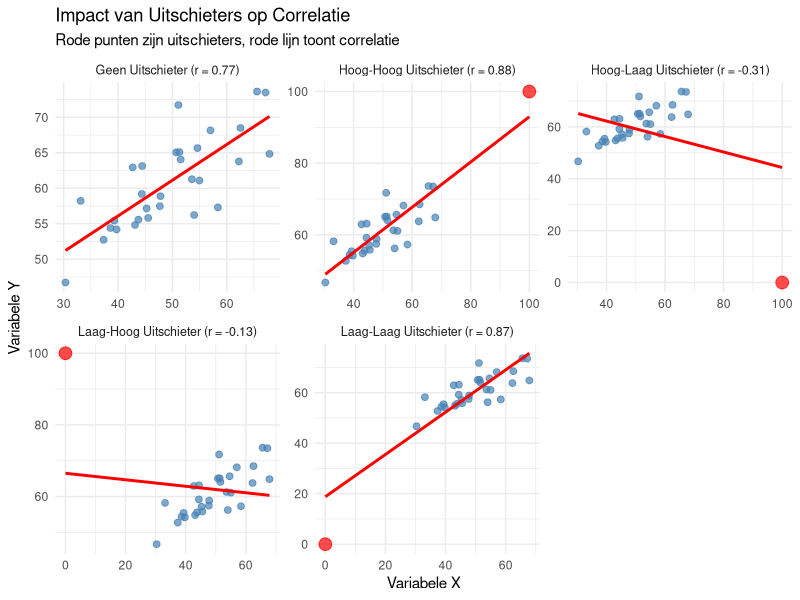
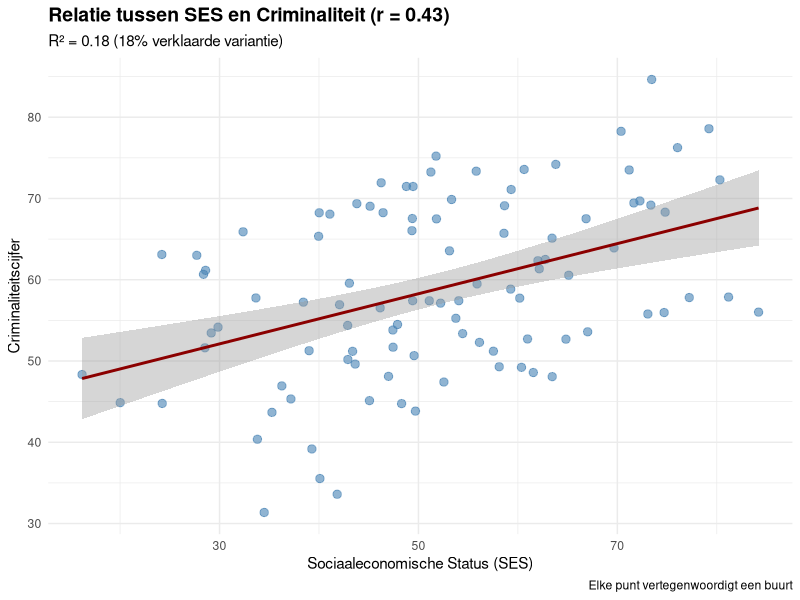
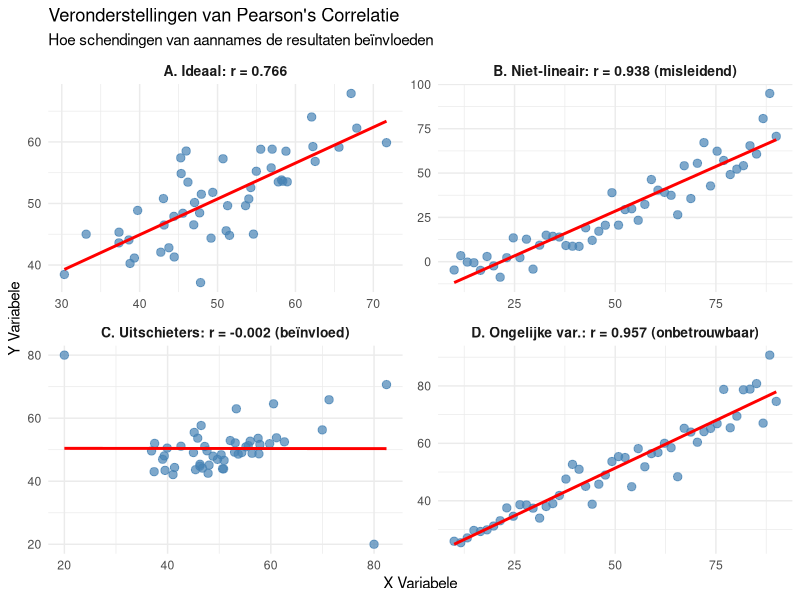

These figures' R source, in order:
# Generate Final Images for Dodona Correlation Exercises (Part 3)

library(ggplot2)
library(dplyr)
library(gridExtra)

# ============================================================================
# IMAGE 3.19: Uitschieter Impact (Q19)
# ============================================================================
set.seed(123)
n <- 30
x_basis <- rnorm(n, 50, 10)
y_basis <- 0.7 * scale(x_basis)[,1] * 8 + rnorm(n, 60, 5)

# Maak datasets met verschillende uitschieters
x_uitschieter1 <- c(x_basis, 100)  # hoog-hoog (rechts boven)
y_uitschieter1 <- c(y_basis, 100)

x_uitschieter2 <- c(x_basis, 0)    # laag-laag (links onder)
y_uitschieter2 <- c(y_basis, 0)

x_uitschieter3 <- c(x_basis, 100)  # hoog-laag (rechts onder)
y_uitschieter3 <- c(y_basis, 0)

x_uitschieter4 <- c(x_basis, 0)    # laag-hoog (links boven)
y_uitschieter4 <- c(y_basis, 100)

# Bereken correlaties
cor1 <- round(cor(x_uitschieter1, y_uitschieter1), 2)
cor2 <- round(cor(x_uitschieter2, y_uitschieter2), 2)
cor3 <- round(cor(x_uitschieter3, y_uitschieter3), 2)
cor4 <- round(cor(x_uitschieter4, y_uitschieter4), 2)
cor_basis <- round(cor(x_basis, y_basis), 2)

# Combineer in één dataframe voor plotten
uitschieter_data <- data.frame(
  dataset = rep(c("Geen Uitschieter", "Hoog-Hoog Uitschieter", 
                 "Laag-Laag Uitschieter", "Hoog-Laag Uitschieter", 
                 "Laag-Hoog Uitschieter"), each=n+1),
  x = c(x_basis, NA, x_uitschieter1, x_uitschieter2, x_uitschieter3, x_uitschieter4),
  y = c(y_basis, NA, y_uitschieter1, y_uitschieter2, y_uitschieter3, y_uitschieter4),
  uitschieter = c(rep(FALSE, n), TRUE, rep(c(rep(FALSE, n), TRUE), 4))
)

# Verwijder de NA rij
uitschieter_data <- uitschieter_data[!is.na(uitschieter_data$x),]

# Voeg correlatie informatie toe
dataset_labels <- c(
  "Geen Uitschieter" = paste0("Geen Uitschieter (r = ", cor_basis, ")"),
  "Hoog-Hoog Uitschieter" = paste0("Hoog-Hoog Uitschieter (r = ", cor1, ")"),
  "Laag-Laag Uitschieter" = paste0("Laag-Laag Uitschieter (r = ", cor2, ")"),
  "Hoog-Laag Uitschieter" = paste0("Hoog-Laag Uitschieter (r = ", cor3, ")"),
  "Laag-Hoog Uitschieter" = paste0("Laag-Hoog Uitschieter (r = ", cor4, ")")
)

uitschieter_data$dataset_labeled <- dataset_labels[uitschieter_data$dataset]

p3.19 <- ggplot(uitschieter_data, aes(x = x, y = y, color = uitschieter)) +
  geom_point(size = ifelse(uitschieter_data$uitschieter, 4, 2), alpha = 0.7) +
  geom_smooth(method = "lm", se = FALSE, color = "red", formula = y ~ x) +
  scale_color_manual(values = c("FALSE" = "steelblue", "TRUE" = "red")) +
  facet_wrap(~ dataset_labeled, scales = "free", ncol = 3) +
  labs(
    title = "Impact van Uitschieters op Correlatie",
    subtitle = "Rode punten zijn uitschieters, rode lijn toont correlatie",
    x = "Variabele X",
    y = "Variabele Y"
  ) +
  theme_minimal() +
  theme(legend.position = "none",
        strip.text = element_text(size = 9))

ggsave("dodona_images/question_3.19.png", p3.19, width = 12, height = 8, dpi = 300)

# ============================================================================
# IMAGE 3.21: Interpretatie Correlatie (Q21)
# ============================================================================
set.seed(456)
n <- 100

# Genereer data met r = 0.40
x <- rnorm(n, 50, 15)
y <- 0.40 * scale(x)[,1] * 12 + rnorm(n, 60, 10)

# Bereken daadwerkelijke correlatie
actual_r <- round(cor(x, y), 2)
r_squared <- round(actual_r^2, 2)

correlation_data <- data.frame(
  SES = x,
  Criminaliteit = y
)

p3.21 <- ggplot(correlation_data, aes(x = SES, y = Criminaliteit)) +
  geom_point(color = "steelblue", size = 2.5, alpha = 0.6) +
  geom_smooth(method = "lm", se = TRUE, color = "darkred", formula = y ~ x) +
  labs(
    title = paste0("Relatie tussen SES en Criminaliteit (r = ", actual_r, ")"),
    subtitle = paste0("R² = ", r_squared, " (", round(r_squared * 100, 1), "% verklaarde variantie)"),
    x = "Sociaaleconomische Status (SES)",
    y = "Criminaliteitscijfer",
    caption = "Elke punt vertegenwoordigt een buurt"
  ) +
  theme_minimal() +
  theme(plot.title = element_text(size = 14, face = "bold"))

ggsave("dodona_images/question_3.21.png", p3.21, width = 10, height = 6, dpi = 300)

# ============================================================================
# IMAGE 3.23: Correlatie Aannames (Q23)
# ============================================================================
set.seed(123)
n <- 50

# Dataset 1: Voldoet aan alle aannames (ideaal)
x1 <- rnorm(n, 50, 10)
y1 <- 20 + 0.6*x1 + rnorm(n, 0, 5)
data1 <- data.frame(x = x1, y = y1, type = "A. Ideaal: Lineair, Normaal, Geen Uitschieters")

# Dataset 2: Niet-lineaire relatie (schending lineariteit)
x2 <- seq(10, 90, length.out = n)
y2 <- 0.01*x2^2 + rnorm(n, 0, 8)
data2 <- data.frame(x = x2, y = y2, type = "B. Schending: Niet-lineaire Relatie")

# Dataset 3: Extreme uitschieters (schending normaliteit/robuustheid)
x3 <- rnorm(n-2, 50, 10)
y3 <- 20 + 0.6*x3 + rnorm(n-2, 0, 5)
x3 <- c(x3, 80, 20)  # Voeg uitschieters toe
y3 <- c(y3, 20, 80)  # Extreme afwijkende punten
data3 <- data.frame(x = x3, y = y3, type = "C. Schending: Extreme Uitschieters Aanwezig")

# Dataset 4: Heteroscedasticiteit (ongelijke variantie)
x4 <- seq(10, 90, length.out = n)
y4 <- 20 + 0.6*x4 + rnorm(n, 0, x4/10)  # Variantie neemt toe met x
data4 <- data.frame(x = x4, y = y4, type = "D. Schending: Ongelijke Variantie (Heteroscedasticiteit)")

# Combineer alle datasets
all_data <- rbind(data1, data2, data3, data4)

# Bereken correlaties voor elke dataset
cor1 <- round(cor(x1, y1), 3)
cor2 <- round(cor(x2, y2), 3)
cor3 <- round(cor(x3, y3), 3)
cor4 <- round(cor(x4, y4), 3)

# Update labels met correlaties
all_data$type <- factor(all_data$type, levels = unique(all_data$type))
levels(all_data$type) <- c(
  paste0("A. Ideaal: r = ", cor1),
  paste0("B. Niet-lineair: r = ", cor2, " (misleidend)"),
  paste0("C. Uitschieters: r = ", cor3, " (beïnvloed)"),
  paste0("D. Ongelijke var.: r = ", cor4, " (onbetrouwbaar)")
)

p3.23 <- ggplot(all_data, aes(x = x, y = y)) +
  geom_point(size = 2.5, color = "steelblue", alpha = 0.7) +
  geom_smooth(method = "lm", se = FALSE, color = "red", formula = y ~ x) +
  facet_wrap(~ type, scales = "free", ncol = 2) +
  labs(
    title = "Veronderstellingen van Pearson's Correlatie",
    subtitle = "Hoe schendingen van aannames de resultaten beïnvloeden",
    x = "X Variabele",
    y = "Y Variabele"
  ) +
  theme_minimal() +
  theme(strip.text = element_text(size = 10, face = "bold"))

ggsave("dodona_images/question_3.23.png", p3.23, width = 12, height = 8, dpi = 300)

print("Final batch of images generated:")
print("- question_3.19.png (Uitschieter impact)")
print("- question_3.21.png (Interpretatie correlatie)")  
print("- question_3.23.png (Correlatie aannames)")
print("")
print("All visualization images are now complete!")